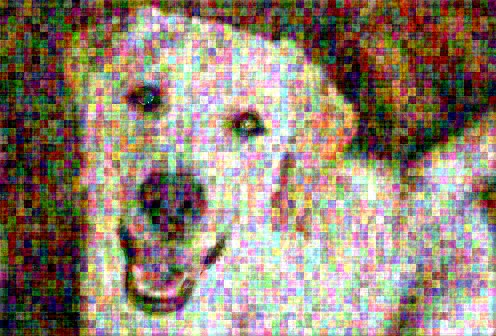
#> input picture adversial_dog.jpg, 496 x 336 px; its folder holds only this picture in this run
$ python -i main.py   (imports and definitions only)
#> lines starting #> are read from the running program, lines starting #| are printed output that depends on the picture
# backend/main.py
from fastapi import FastAPI, UploadFile, File, HTTPException
from fastapi.middleware.cors import CORSMiddleware
from PIL import Image, UnidentifiedImageError
from io import BytesIO
import numpy as np
import pandas as pd
import os


# [11 lines not run here, left out]


# ---------------- ROOT ----------------
# [3 lines that did not run here, left out]


# ---------------- IMAGE ANALYSIS HELPERS ----------------
# [8 lines left out: function _to_small_rgb, not called in this run]


def _entropy(gray_u8: np.ndarray) -> float:
    """Shannon entropy of grayscale histogram."""
    hist = np.bincount(gray_u8.flatten(), minlength=256).astype(np.float64)
    p = hist / (hist.sum() + 1e-12)
    p = p[p > 0]
    return float(-(p * np.log2(p)).sum())


def _laplacian_variance(gray_f: np.ndarray) -> float:
    """Variance of a simple Laplacian filter (no cv2 dependency)."""
    # 3x3 Laplacian kernel
    k = np.array([[0,  1, 0],
                  [1, -4, 1],
                  [0,  1, 0]], dtype=np.float32)
    # convolution (manual, padded)
    pad = np.pad(gray_f, 1, mode="edge")
    out = (
        k[0, 0] * pad[:-2, :-2] + k[0, 1] * pad[:-2, 1:-1] + k[0, 2] * pad[:-2, 2:] +
        k[1, 0] * pad[1:-1, :-2] + k[1, 1] * pad[1:-1, 1:-1] + k[1, 2] * pad[1:-1, 2:] +
        k[2, 0] * pad[2:, :-2] + k[2, 1] * pad[2:, 1:-1] + k[2, 2] * pad[2:, 2:]
    )
    return float(out.var())


def _hf_ratio(gray_f: np.ndarray) -> float:
    """
    High-frequency energy ratio using FFT:
    energy outside low-frequency center / total energy.
    """
    f = np.fft.fft2(gray_f)
    fshift = np.fft.fftshift(f)
    mag = np.abs(fshift) ** 2

    h, w = mag.shape
    cy, cx = h // 2, w // 2
    ry, rx = max(8, h // 10), max(8, w // 10)  # low-freq window
    low = mag[cy - ry:cy + ry, cx - rx:cx + rx].sum()
    total = mag.sum() + 1e-12
    high = total - low
    return float(high / total)


def _blockiness(gray_f: np.ndarray, block: int = 8) -> float:
    """
    Simple JPEG-blockiness proxy:
    compares edge differences on block boundaries vs non-boundaries.
    """
    h, w = gray_f.shape
    if h < block * 2 or w < block * 2:
        return 0.0

    # vertical differences
    dv = np.abs(gray_f[:, 1:] - gray_f[:, :-1])
    # horizontal differences
    dh = np.abs(gray_f[1:, :] - gray_f[:-1, :])

    # boundary indices (every 8 pixels)
    vb = np.arange(block - 1, w - 1, block)  # differences at boundary columns
    hb = np.arange(block - 1, h - 1, block)  # differences at boundary rows

    v_boundary = dv[:, vb].mean() if vb.size else 0.0
    v_non = dv.mean() + 1e-12

    h_boundary = dh[hb, :].mean() if hb.size else 0.0
    h_non = dh.mean() + 1e-12

    # ratio > 1 suggests stronger block edges than average
    return float(0.5 * ((v_boundary / v_non) + (h_boundary / h_non)))


def _gaussian_blur_gray(gray_f: np.ndarray, sigma: float = 1.0) -> np.ndarray:
    """Small Gaussian blur implemented with separable kernel, no extra deps."""
    if sigma <= 0:
        return gray_f

    radius = int(3 * sigma)
    x = np.arange(-radius, radius + 1)
    kernel = np.exp(-0.5 * (x / sigma) ** 2)
    kernel = kernel / kernel.sum()

    # horizontal blur
    pad = np.pad(gray_f, ((0, 0), (radius, radius)), mode="reflect")
    tmp = np.zeros_like(gray_f)
    for i in range(gray_f.shape[0]):
        tmp[i] = np.convolve(pad[i], kernel, mode="valid")

    # vertical blur
    pad = np.pad(tmp, ((radius, radius), (0, 0)), mode="reflect")
    out = np.zeros_like(gray_f)
    for j in range(gray_f.shape[1]):
        out[:, j] = np.convolve(pad[:, j], kernel, mode="valid")

    return out


def analyze_image_for_adversarial(img_rgb: np.ndarray) -> dict:
    """
    Heuristic adversarial/attack-likeness detector with explainable reasons.
    This is NOT a guaranteed proof; it's an explainable suspicion score.
    """
    # convert to gray
    gray = (0.299 * img_rgb[..., 0] + 0.587 * img_rgb[..., 1] + 0.114 * img_rgb[..., 2]).astype(np.float32)
    gray_u8 = np.clip(gray, 0, 255).astype(np.uint8)
    gray_f = gray / 255.0

    # metrics
    pixel_std = float(img_rgb.std())
    ent = _entropy(gray_u8)
    lap_var = _laplacian_variance(gray_f)
    hf = _hf_ratio(gray_f)
    blk = _blockiness(gray_f)

    # small-blur comparison to amplify adversarial noise signal
    blurred = _gaussian_blur_gray(gray_f, sigma=0.8)
    diff = np.abs(gray_f - blurred)
    diff_mean = float(diff.mean())
    diff_max = float(diff.max())

    # color distribution oddities
    ch_means = img_rgb.reshape(-1, 3).mean(axis=0)
    ch_stds = img_rgb.reshape(-1, 3).std(axis=0)
    mean_spread = float(np.std(ch_means))
    std_spread = float(np.std(ch_stds))

    # scoring (tuned for "suspiciousness", slightly more sensitive)
    score = 0.0
    reasons = []

    # High-frequency noise / perturbations
    if hf > 0.68:
        score += 0.35
        reasons.append("High-frequency energy is unusually high (possible perturbation/noise-based attack).")
    elif hf > 0.60:
        score += 0.20
        reasons.append("Elevated high-frequency energy (image contains strong fine-grained patterns).")

    # Block artifacts (compression / adversarial transfer)
    if blk > 1.18:
        score += 0.20
        reasons.append("Strong 8×8 block boundary artifacts detected (JPEG-like compression / artifact patterns).")

    # Entropy extremes can hint at noise or overly-flat images
    if ent > 7.3:
        score += 0.15
        reasons.append("Very high entropy (texture/noise level is high compared to typical natural images).")
    elif ent < 4.2:
        score += 0.10
        reasons.append("Very low entropy (image appears overly uniform; can occur in synthetic/modified images).")

    # Pixel std too high -> noisy, too low -> flat
    if pixel_std > 70:
        score += 0.15
        reasons.append("Pixel intensity variation is unusually high (possible heavy noise/perturbation).")
    elif pixel_std < 22:
        score += 0.08
        reasons.append("Pixel intensity variation is very low (image is unusually flat/smooth).")

    # Sharpness anomalies
    if lap_var > 0.015:
        score += 0.10
        reasons.append("Edge/sharpness response is high (may indicate aggressive sharpening or perturbation).")
    elif lap_var < 0.0015:
        score += 0.06
        reasons.append("Edge/sharpness response is very low (blurred or over-smoothed).")

    # Blur-difference–based perturbation check
    if diff_mean > 0.012:
        score += 0.18
        reasons.append("Image changes noticeably when slightly blurred (small-scale perturbations stand out).")
    if diff_max > 0.12:
        score += 0.10
        reasons.append("Some pixels differ strongly from a smoothed version (localized high-magnitude perturbations).")

    # Color channel imbalance
    if mean_spread > 16:
        score += 0.08
        reasons.append("Color channel means are imbalanced (unusual color distribution).")
    if std_spread > 9:
        score += 0.06
        reasons.append("Color channel variances are imbalanced (unusual per-channel noise/contrast).")

    # Normalize score
    score = float(np.clip(score, 0.0, 1.0))

    # Decision: slightly lowered thresholds for easier triggering
    is_adv = (score >= 0.45 and len(reasons) >= 2) or (score >= 0.65)

    if not reasons:
        reasons = ["No strong adversarial indicators found from the current heuristics."]

    return {
        "is_adversarial": bool(is_adv),
        "adversarial_score": round(score, 3),
        "reasons": reasons,
        "metrics": {
            "pixel_std": round(pixel_std, 3),
            "entropy": round(ent, 3),
            "laplacian_variance": round(lap_var, 6),
            "high_frequency_ratio": round(hf, 3),
            "blockiness_ratio": round(blk, 3),
            "blur_diff_mean": round(diff_mean, 5),
            "blur_diff_max": round(diff_max, 5),
            "channel_means": [round(float(x), 3) for x in ch_means],
            "channel_stds": [round(float(x), 3) for x in ch_stds],
        }
    }


# ---------------- IMAGE DETECTION ----------------
# [77 lines not run here, left out]


# ---------------- OPERATOR: GENERATE SYNTHETIC DATASET ----------------
# [16 lines that did not run here, left out]


DATASET_PATH = os.path.join("backend", "data", "synthetic_dataset.csv")


# [50 lines left out: functions reason_from_source, dataset_sample, not called in this run]

>>> import cv2
>>> picture = cv2.imread('../adversial_dog.jpg')
#> picture is the input picture: shape (336, 496, 3); mean B, G, R 115.2, 131.5, 147.6
>>> result = analyze_image_for_adversarial(picture)
#> in analyze_image_for_adversarial, `gray = (0.299 * img_rgb[..., 0] + 0.587 * img_rgb[..., 1] + 0.114 * im..`:
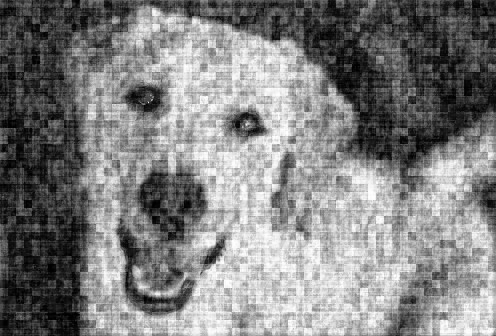
#> gray: shape (336, 496) float32; min 0, max 255, mean 128.5
#> in analyze_image_for_adversarial, `pixel_std = float(img_rgb.std())`: pixel_std = 74.89
#> in _entropy, `hist = np.bincount(gray_u8.flatten(), minlength=256).astype(np.float64)`: hist = 256 values, max 919 at index 199, min 1 at index 255, mean 651
#> in _entropy, `p = hist / (hist.sum() + 1e-12)`: p = 256 values, max 0.00551 at index 199, min 6e-06 at index 255, mean 0.00391
#> in analyze_image_for_adversarial, `ent = _entropy(gray_u8)`: ent = 7.93
#> in _laplacian_variance, `out = ( k[0, 0] * pad[:-2, :-2] + k[0, 1] * pad[:-2, 1:-1] + k[0, 2] *..`:
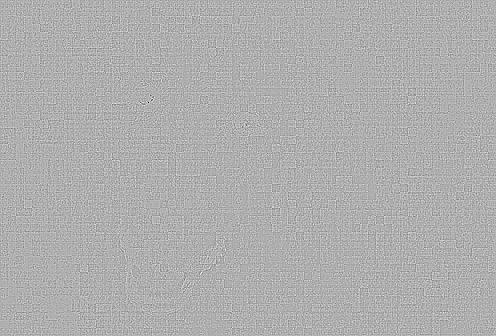
#> out: shape (336, 496) float32; min -2.44, max 1.11, mean -5.72e-11; drawn with min black and max white
#> in analyze_image_for_adversarial, `lap_var = _laplacian_variance(gray_f)`: lap_var = 0.0235
#> in _hf_ratio, `low = mag[cy - ry:cy + ry, cx - rx:cx + rx].sum()`: low = 9.08e+09
#> in _hf_ratio, `total = mag.sum() + 1e-12`: total = 9.2e+09
#> in _hf_ratio, `high = total - low`: high = 112323961.1
#> in analyze_image_for_adversarial, `hf = _hf_ratio(gray_f)`: hf = 0.0122
#> in _blockiness, `dv = np.abs(gray_f[:, 1:] - gray_f[:, :-1])`:
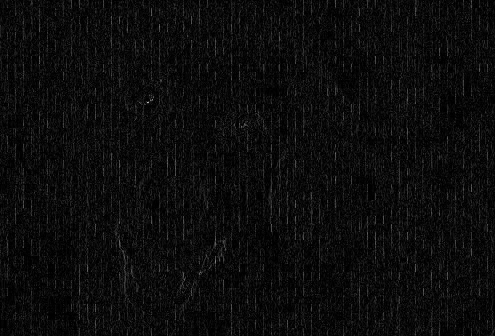
#> dv: shape (336, 495) float32; min 0, max 0.72, mean 0.0492
#> in _blockiness, `dh = np.abs(gray_f[1:, :] - gray_f[:-1, :])`:
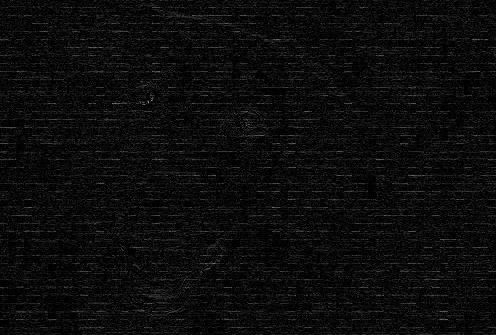
#> dh: shape (335, 496) float32; min 0, max 0.623, mean 0.0499
#> in _blockiness, `v_boundary = dv[:, vb].mean() if vb.size else 0.0`: v_boundary = 0.0987
#> in _blockiness, `v_non = dv.mean() + 1e-12`: v_non = 0.0492
#> in _blockiness, `h_boundary = dh[hb, :].mean() if hb.size else 0.0`: h_boundary = 0.101
#> in _blockiness, `h_non = dh.mean() + 1e-12`: h_non = 0.0499
#> in analyze_image_for_adversarial, `blk = _blockiness(gray_f)`: blk = 2.01
#> in _gaussian_blur_gray, `pad = np.pad(gray_f, ((0, 0), (radius, radius)), mode="reflect")`:
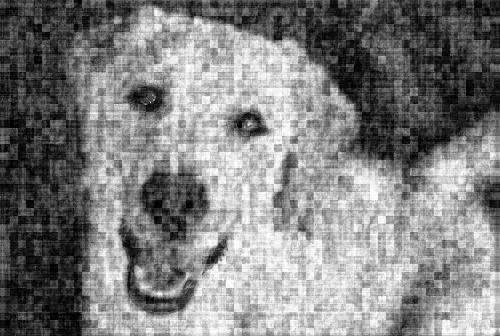
#> pad: shape (336, 500) float32; min 0, max 1, mean 0.502
#> in _gaussian_blur_gray, `pad = np.pad(tmp, ((radius, radius), (0, 0)), mode="reflect")`:
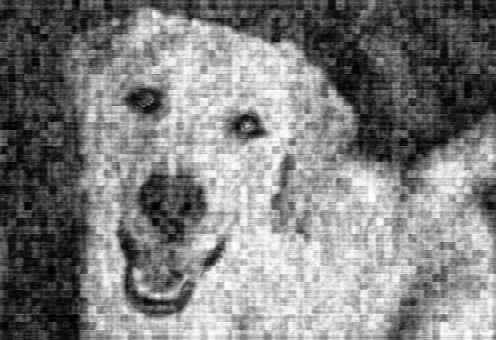
#> pad: shape (340, 496) float32; min 0.00168, max 0.997, mean 0.503
#> in analyze_image_for_adversarial, `diff = np.abs(gray_f - blurred)`:
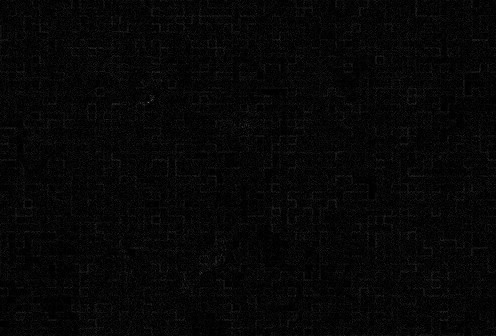
#> diff: shape (336, 496) float32; min 8.94e-08, max 0.475, mean 0.0272
#> in analyze_image_for_adversarial, `diff_mean = float(diff.mean())`: diff_mean = 0.0272
#> in analyze_image_for_adversarial, `diff_max = float(diff.max())`: diff_max = 0.475
#> in analyze_image_for_adversarial, `ch_means = img_rgb.reshape(-1, 3).mean(axis=0)`: ch_means = [115.2, 131.5, 147.6]
#> in analyze_image_for_adversarial, `ch_stds = img_rgb.reshape(-1, 3).std(axis=0)`: ch_stds = [76.68, 74.82, 69.44]
#> in analyze_image_for_adversarial, `mean_spread = float(np.std(ch_means))`: mean_spread = 13.24
#> in analyze_image_for_adversarial, `std_spread = float(np.std(ch_stds))`: std_spread = 3.07
#> result = 4 items
